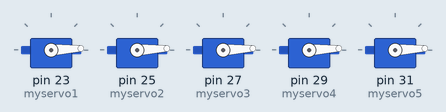
Recording of a sketch running on a simulated Arduino Mega 2560, built with avr-gcc and run on an emulated ATmega2560. On the bench: 5 × servo.

Above: at 0.05 s.
At 0.7 s:
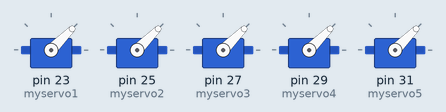
At 1.35 s:
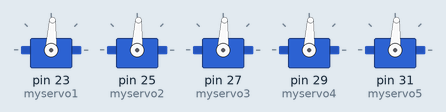
At 2.65 s:
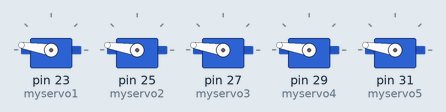
At 3.95 s:
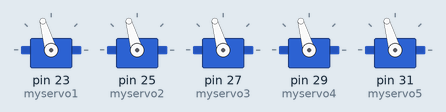
At 5.3 s:
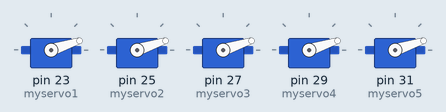
Timing chart, 0 to 7.2 s (numbered marks = the images above):
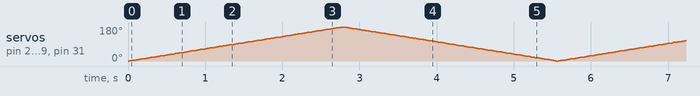

The sketch:

servo_tests.ino
```cpp
//#include <Servo.h>
#include <ServoEasing.hpp>

Servo myservo1;
Servo myservo2;
Servo myservo3;
Servo myservo4;
Servo myservo5;

int pos = 0;  // variable to store the servo position

void setup() {
  myservo1.attach(23);
  myservo2.attach(25);
  myservo3.attach(27);
  myservo4.attach(29);
  myservo5.attach(31);
}

void loop() {
  for (pos = 0; pos <= 180; pos += 1) {  // goes from 0 degrees to 180 degrees
    // in steps of 1 degree
    myservo1.write(pos);
    myservo2.write(pos);
    myservo3.write(pos);
    myservo4.write(pos);
    myservo5.write(pos);
    delay(15);  // waits 15 ms for the servo to reach the position
  }
  for (pos = 180; pos >= 0; pos -= 1) {  // goes from 180 degrees to 0 degrees
    myservo1.write(pos);
    myservo2.write(pos);
    myservo3.write(pos);
    myservo4.write(pos);
    myservo5.write(pos);
    delay(15);                           // waits 15 ms for the servo to reach the position
  }
}
```
